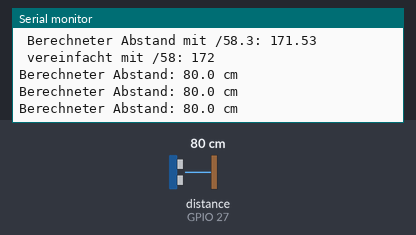
Simulated run of this sketch. Board: ESP32. Parts: the last lines printed to the serial monitor. Wiring (inferred from the names in the program): ultrasonic range finder: trigger GPIO 14; echo GPIO 27. The test bench sets the inputs (shaded band); at power-on: distance to the obstacle (sensor on GPIO 27) 80 cm. The echo pulse lasts 58.3 µs per cm.

Above: at 1.8 s.
1.9 s: distance to the obstacle (sensor on GPIO 27) set to 2 cm
At 2.31 s:
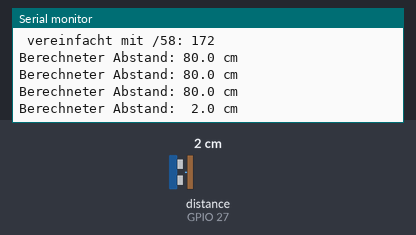
4.0 s: distance to the obstacle (sensor on GPIO 27) set to 4 cm
At 4.4 s:
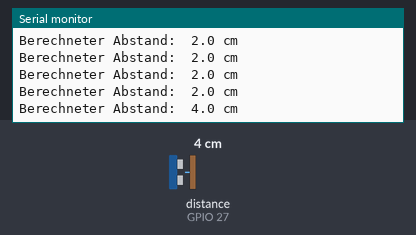

Measured:
- after the input at 1.9 s, the serial monitor: prints a new line after 0.10 s (image 1)
- after the input at 4.0 s, the serial monitor: prints a new line at once (image 2)

The sketch:

ultraschallsensor.ino
```cpp
/* Auswertung eines Ultraschall-Abstandssensors (Testprogramm)
 * Der HC-SR04 benötigt 5V Versorgungsspannung, der HS-SR04P läuft auch mit 3,3V
 *
 * Im Setup ist ein Test für die Umrechnung der gemessenen Zeit (in µs)
 * Die erste Formel berechnet d = s/2 = (v * t) / 2 mit d in cm, v in cm/s und t in s
 * Die zweite Formel berechnet den Abstand mit dem ausmultiplizierten Faktor
 * Die dritte Formel berechnet den Abstand ganzzahlig mit einem gerundeten Faktor
 */
const int Trigger=14, Echo=27;
float fAbstand;
unsigned long Messwert, iAbstand, lastMillis;
// ***** Setup, Hardware initialisieren ***************************************************************
void setup( ) {
	Serial.begin(115200);
	pinMode ( Trigger, OUTPUT );
	pinMode ( Echo, INPUT );
	// an Stelle von Messwert = pulseIn( Echo, HIGH );
	Messwert = 10000; // Simulation des Sensors durch bekannte Werte => 10ms = 3,43m Gesamt => 171,5cm Abstand
	fAbstand = 34300.0 * Messwert / (1E6 * 2);  // hier ist die Schallgeschwindigeit 343m/s = 34300cm/s lesbar enthalten
	Serial.print( " Berechneter Abstand: ");
	Serial.println( fAbstand );
  fAbstand = Messwert / 58.3;				// hier ist die Schallgeschwindigkeit nicht einfach anpassbar
  Serial.print( " Berechneter Abstand mit /58.3: ");
	Serial.println( fAbstand );
  iAbstand = Messwert / 58;         // Gerundeter Faktor, Fehler 0,2%, es kann mit Int gerechnet werden
  Serial.print( " vereinfacht mit /58: ");
	Serial.println( iAbstand );

}
// ***** Endlosschleife, Einlesen, Verarbeiten, Ausgeben *********************************************
void loop ( ) {
	// Zeitsteuerung mit millis()
	unsigned long currentMillis = millis();
	// Messung 2x pro Sekunde
	if(currentMillis - lastMillis >= 500) {
		lastMillis = currentMillis;
		// Trigger-Impuls mit 10µs Dauer erzeugen
		digitalWrite(Trigger, HIGH);
		delayMicroseconds(10);
		digitalWrite(Trigger, LOW);
		// Jetzt den High-Impuls am Echo-Eingang ausmessen
  	Messwert = pulseIn( Echo, HIGH );
		fAbstand = 34300.0 * Messwert / (1E6 * 2);  // hier ist die Schallgeschwindigeit 343m/s = 34300cm/s lesbar enthalten
		Serial.printf( "Berechneter Abstand: %4.1f cm \n", fAbstand);
	}

}
```
